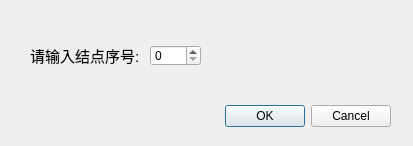
<?xml version="1.0" encoding="UTF-8"?>
<ui version="4.0">
 <class>Dialog2</class>
 <widget class="QDialog" name="Dialog2">
  <property name="geometry">
   <rect>
    <x>0</x>
    <y>0</y>
    <width>413</width>
    <height>146</height>
   </rect>
  </property>
  <property name="windowTitle">
   <string>Dialog</string>
  </property>
  <widget class="QDialogButtonBox" name="buttonBox">
   <property name="geometry">
    <rect>
     <x>50</x>
     <y>100</y>
     <width>341</width>
     <height>32</height>
    </rect>
   </property>
   <property name="orientation">
    <enum>Qt::Horizontal</enum>
   </property>
   <property name="standardButtons">
    <set>QDialogButtonBox::Cancel|QDialogButtonBox::Ok</set>
   </property>
  </widget>
  <widget class="QLabel" name="label">
   <property name="geometry">
    <rect>
     <x>30</x>
     <y>40</y>
     <width>121</width>
     <height>31</height>
    </rect>
   </property>
   <property name="font">
    <font>
     <pointsize>11</pointsize>
    </font>
   </property>
   <property name="text">
    <string>请输入结点序号:</string>
   </property>
  </widget>
  <widget class="QSpinBox" name="spinBox">
   <property name="geometry">
    <rect>
     <x>150</x>
     <y>45</y>
     <width>51</width>
     <height>21</height>
    </rect>
   </property>
  </widget>
 </widget>
 <resources/>
 <connections>
  <connection>
   <sender>buttonBox</sender>
   <signal>accepted()</signal>
   <receiver>Dialog2</receiver>
   <slot>accept()</slot>
   <hints>
    <hint type="sourcelabel">
     <x>248</x>
     <y>254</y>
    </hint>
    <hint type="destinationlabel">
     <x>157</x>
     <y>274</y>
    </hint>
   </hints>
  </connection>
  <connection>
   <sender>buttonBox</sender>
   <signal>rejected()</signal>
   <receiver>Dialog2</receiver>
   <slot>reject()</slot>
   <hints>
    <hint type="sourcelabel">
     <x>316</x>
     <y>260</y>
    </hint>
    <hint type="destinationlabel">
     <x>286</x>
     <y>274</y>
    </hint>
   </hints>
  </connection>
 </connections>
</ui>
